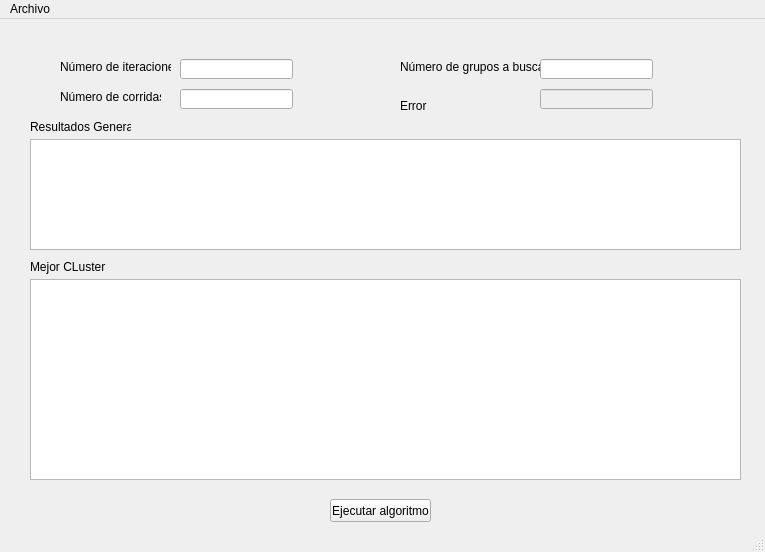
<?xml version="1.0" encoding="UTF-8"?>
<ui version="4.0">
 <class>MainWindow</class>
 <widget class="QMainWindow" name="MainWindow">
  <property name="geometry">
   <rect>
    <x>0</x>
    <y>0</y>
    <width>765</width>
    <height>552</height>
   </rect>
  </property>
  <property name="windowTitle">
   <string>K-Means</string>
  </property>
  <widget class="QWidget" name="centralwidget">
   <widget class="QLabel" name="etiquetaIteraciones">
    <property name="geometry">
     <rect>
      <x>60</x>
      <y>40</y>
      <width>111</width>
      <height>16</height>
     </rect>
    </property>
    <property name="text">
     <string>Número de iteraciones</string>
    </property>
   </widget>
   <widget class="QLabel" name="etiquetaCorridas">
    <property name="geometry">
     <rect>
      <x>60</x>
      <y>70</y>
      <width>101</width>
      <height>16</height>
     </rect>
    </property>
    <property name="text">
     <string>Número de corridas</string>
    </property>
   </widget>
   <widget class="QLabel" name="etiquetaGrupos">
    <property name="geometry">
     <rect>
      <x>400</x>
      <y>40</y>
      <width>141</width>
      <height>16</height>
     </rect>
    </property>
    <property name="text">
     <string>Número de grupos a buscar</string>
    </property>
   </widget>
   <widget class="QLabel" name="etiquetaError">
    <property name="geometry">
     <rect>
      <x>400</x>
      <y>80</y>
      <width>47</width>
      <height>13</height>
     </rect>
    </property>
    <property name="text">
     <string>Error</string>
    </property>
   </widget>
   <widget class="QLineEdit" name="cantidadIteraciones">
    <property name="geometry">
     <rect>
      <x>180</x>
      <y>40</y>
      <width>113</width>
      <height>20</height>
     </rect>
    </property>
   </widget>
   <widget class="QLineEdit" name="cantidadCorridas">
    <property name="geometry">
     <rect>
      <x>180</x>
      <y>70</y>
      <width>113</width>
      <height>20</height>
     </rect>
    </property>
   </widget>
   <widget class="QLineEdit" name="cantidadGrupos">
    <property name="geometry">
     <rect>
      <x>540</x>
      <y>40</y>
      <width>113</width>
      <height>20</height>
     </rect>
    </property>
   </widget>
   <widget class="QLineEdit" name="error">
    <property name="enabled">
     <bool>false</bool>
    </property>
    <property name="geometry">
     <rect>
      <x>540</x>
      <y>70</y>
      <width>113</width>
      <height>20</height>
     </rect>
    </property>
   </widget>
   <widget class="QPushButton" name="botonAlgoritmo">
    <property name="geometry">
     <rect>
      <x>330</x>
      <y>480</y>
      <width>101</width>
      <height>23</height>
     </rect>
    </property>
    <property name="text">
     <string>Ejecutar algoritmo</string>
    </property>
   </widget>
   <widget class="QTableWidget" name="tableGenerales">
    <property name="geometry">
     <rect>
      <x>30</x>
      <y>120</y>
      <width>711</width>
      <height>111</height>
     </rect>
    </property>
   </widget>
   <widget class="QTableWidget" name="tableResultados">
    <property name="geometry">
     <rect>
      <x>30</x>
      <y>260</y>
      <width>711</width>
      <height>201</height>
     </rect>
    </property>
   </widget>
   <widget class="QLabel" name="etiquetaMejor">
    <property name="geometry">
     <rect>
      <x>30</x>
      <y>240</y>
      <width>101</width>
      <height>16</height>
     </rect>
    </property>
    <property name="text">
     <string>Mejor CLuster</string>
    </property>
   </widget>
   <widget class="QLabel" name="etiquetaResultados">
    <property name="geometry">
     <rect>
      <x>30</x>
      <y>100</y>
      <width>101</width>
      <height>16</height>
     </rect>
    </property>
    <property name="text">
     <string>Resultados Generales</string>
    </property>
   </widget>
  </widget>
  <widget class="QMenuBar" name="menubar">
   <property name="geometry">
    <rect>
     <x>0</x>
     <y>0</y>
     <width>765</width>
     <height>21</height>
    </rect>
   </property>
   <widget class="QMenu" name="menuArchivo">
    <property name="title">
     <string>Archivo</string>
    </property>
    <addaction name="actionAbrir_archivo"/>
   </widget>
   <addaction name="menuArchivo"/>
  </widget>
  <widget class="QStatusBar" name="statusbar"/>
  <action name="actionAbrir_archivo">
   <property name="text">
    <string>Abrir archivo</string>
   </property>
  </action>
 </widget>
 <resources/>
 <connections/>
</ui>
